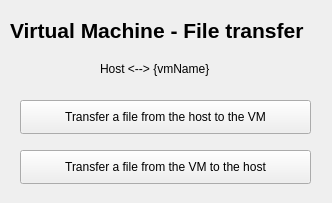
<?xml version="1.0" encoding="UTF-8"?>
<ui version="4.0">
 <class>MainWindow</class>
 <widget class="QMainWindow" name="MainWindow">
  <property name="geometry">
   <rect>
    <x>0</x>
    <y>0</y>
    <width>332</width>
    <height>203</height>
   </rect>
  </property>
  <property name="windowTitle">
   <string>MainWindow</string>
  </property>
  <widget class="QWidget" name="centralwidget">
   <widget class="QLabel" name="label">
    <property name="geometry">
     <rect>
      <x>10</x>
      <y>10</y>
      <width>321</width>
      <height>41</height>
     </rect>
    </property>
    <property name="font">
     <font>
      <pointsize>16</pointsize>
      <italic>false</italic>
      <bold>true</bold>
     </font>
    </property>
    <property name="text">
     <string>Virtual Machine - File transfer</string>
    </property>
   </widget>
   <widget class="QPushButton" name="pushButton">
    <property name="geometry">
     <rect>
      <x>20</x>
      <y>100</y>
      <width>291</width>
      <height>34</height>
     </rect>
    </property>
    <property name="text">
     <string>Transfer a file from the host to the VM</string>
    </property>
   </widget>
   <widget class="QPushButton" name="pushButton_2">
    <property name="geometry">
     <rect>
      <x>20</x>
      <y>150</y>
      <width>291</width>
      <height>34</height>
     </rect>
    </property>
    <property name="text">
     <string>Transfer a file from the VM to the host</string>
    </property>
   </widget>
   <widget class="QLabel" name="label_2">
    <property name="geometry">
     <rect>
      <x>100</x>
      <y>60</y>
      <width>131</width>
      <height>18</height>
     </rect>
    </property>
    <property name="text">
     <string>Host &lt;--&gt; {vmName}</string>
    </property>
   </widget>
  </widget>
 </widget>
 <resources/>
 <connections/>
</ui>
